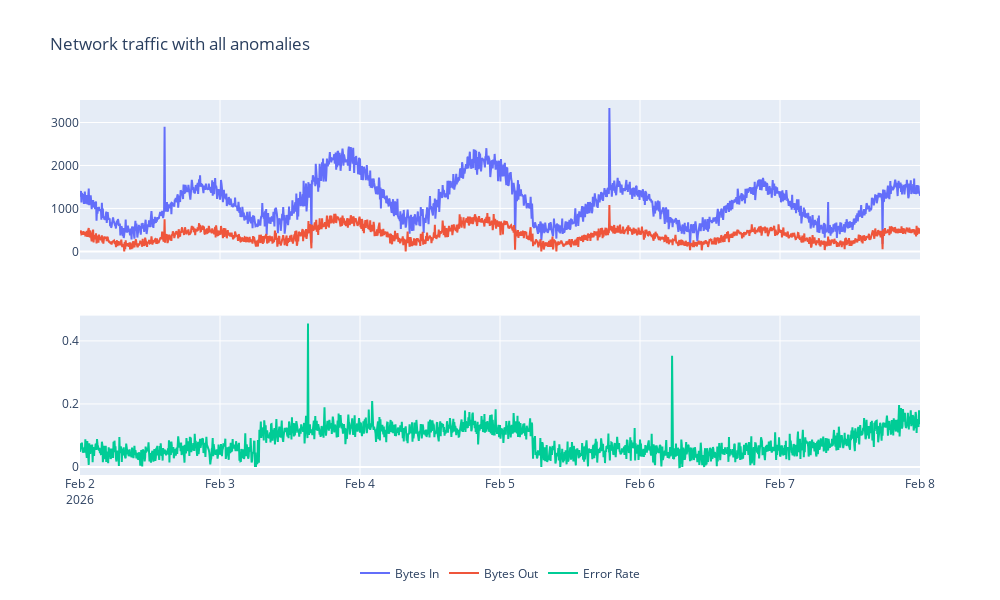

Write notebook code for a chart like this one.
### Code cell
# Combine effects of all anomalies
df_all_anomalies = df.copy()
df_all_anomalies, point_anomaly_indices = generate_point_anomalies(df_all_anomalies)
df_all_anomalies, level_anomaly_indices = generate_level_anomalies(df_all_anomalies)
df_all_anomalies, trend_anomaly_indices = generate_trend_anomalies(df_all_anomalies)

plot_network_metrics(df_all_anomalies, title='Network traffic with all anomalies')

### Figure 1 — Plotly figure (JSON) as saved in the notebook; plotly's stock layout.template omitted (floating-point values rounded to 4 significant figures; data arrays with more than 128 entries replaced by an {"elided": "..."} marker saying what was removed)
{"data": [{"name": "Bytes In", "type": "scatter", "x": {"elided": "1729 str values"}, "xaxis": "x", "y": {"elided": "1729 float values"}, "yaxis": "y"}, {"name": "Bytes Out", "type": "scatter", "x": {"elided": "1729 str values"}, "xaxis": "x", "y": {"elided": "1729 float values"}, "yaxis": "y"}, {"name": "Error Rate", "type": "scatter", "x": {"elided": "1729 str values"}, "xaxis": "x2", "y": {"elided": "1729 float values"}, "yaxis": "y2"}], "layout": {"height": 600, "legend": {"orientation": "h", "x": 0.5, "xanchor": "center", "y": -0.3, "yanchor": "bottom"}, "title": {"text": "Network traffic with all anomalies"}, "width": 1000, "xaxis": {"anchor": "y", "domain": [0, 1], "matches": "x2", "showticklabels": false}, "xaxis2": {"anchor": "y2", "domain": [0, 1]}, "yaxis": {"anchor": "x", "domain": [0.575, 1]}, "yaxis2": {"anchor": "x2", "domain": [0, 0.425]}}}
